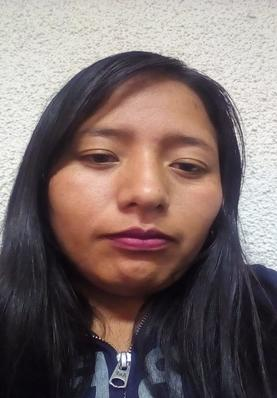
#> input picture Examen parcial/yessica.jpg, 277 x 398 px
$ python main.py
#> lines starting #> are read from the running program, lines starting #| are printed output that depends on the picture
#> `img = cv2.imread('yessica.jpg', cv2.IMREAD_GRAYSCALE)`:
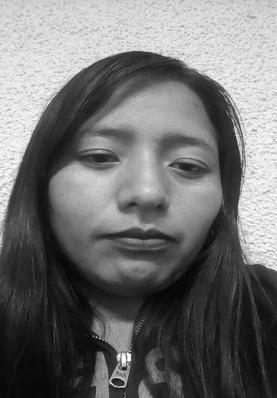
#> img: shape (398, 277); min 1, max 255, mean 112.8
import matplotlib.pyplot as plt
import numpy as np
import math
import cv2

# [36 lines left out: functions ChangeColor, expo, logg, translate, not called in this run]
def radianes(value):
    return (value*math.pi)/180
# [65 lines left out: functions rotation, scaling, Roberts, not called in this run]
def equalization(img):
    LevelGray = 256
    M,N = img.shape
#> M = 398; N = 277
    print (M , N)
#| 398 277
    valorMax = 0
    hist = cv2.calcHist([img], [0], None, [256], [0, 256])
#> hist = 256 values, max 1133 at index 38, min 0 at index 0, mean 430.6
    # [10 lines of commented-out code are left out]
    plt.plot(hist, color='gray' )
    plt.xlabel('Pixeles')
    plt.ylabel('Histogram')
    plt.show()
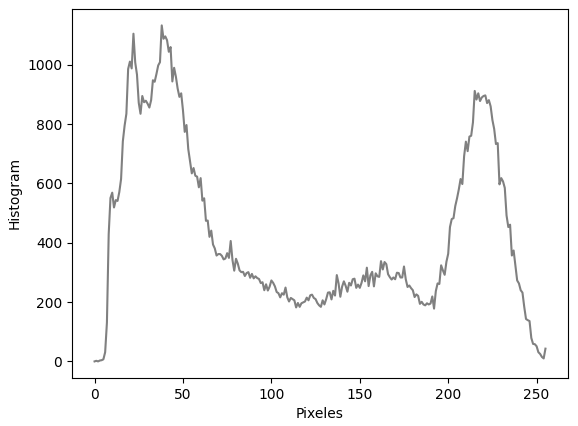
#> figure drawn by matplotlib, 1 panel; curve peaks at x = 38, y = 1133

    Sk = []
    size=N*M
#> size = 110246
    sum=0
    for i in range(0,len(hist)):
        sum+=(hist[i]/size)
        to_add = sum*256
        Sk.append(int(round(to_add,0)))
#> this loop made 1 pass
#> (sum, to_add) on pass 1: ([0], [0])
#> after the loop, Sk = []
    plt.plot(Sk, color='gray' )
    plt.xlabel('Pixeles ')
    plt.ylabel('Histogram equalizacion')
    plt.show()

    new_img = img.copy()
    for i in range(0, M):
        for j in range(0, N):
            new_img[i][j] = Sk[img[i][j]]

    cv2.imshow('Img Equalizate', new_img)
    cv2.waitKey(0)
    Roberts(new_img)
#Filtros
# [206 lines left out: functions media, mediaPonderada, Mediana, Max, Min, Roberts and 4 more, not called in this run]


if __name__=='__main__':

    # imgcolor = cv2.imread('yessica.jpg')      # cargar el archivo PNG indicado
    # cv2.imshow('Img Color', imgcolor)
    # cv2.waitKey(0)

    img = cv2.imread('yessica.jpg', cv2.IMREAD_GRAYSCALE)      # cargar el archivo PNG indicado
    cv2.imshow('Img Origin', img)
    cv2.waitKey(0)


#> (the run stopped early here; a loop or call above may not have finished)
